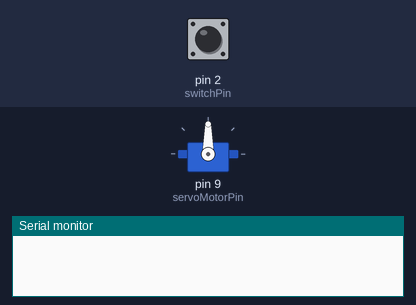
Bench run of a sketch on a simulated Arduino Uno, built with avr-gcc and run on an emulated ATmega328P. Parts: servo, the last lines printed to the serial monitor. The inputs (shaded band) are chosen by the test bench; at power-on: pin 2 (switchPin) HIGH.

Above: at 1.2 s.
1.3 s: pin 2 (switchPin) pulled LOW for 1 s
At 1.75 s:
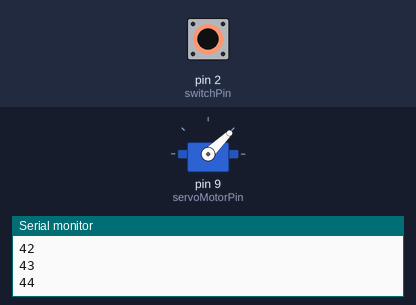
3.8 s: pin 2 (switchPin) pulled LOW for 3.2 s
At 4.56 s:
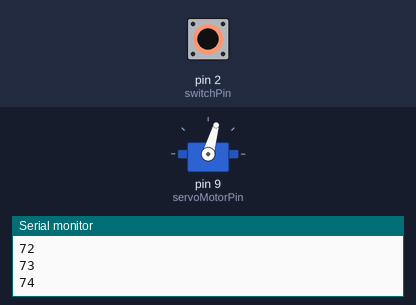
8.5 s: pin 2 (switchPin) pulled LOW for 0.15 s
At 10.1 s:
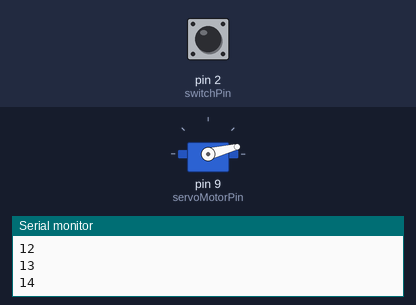
Timing chart, 0 to 11.6 s (numbered marks = the images above; inputs shaded):
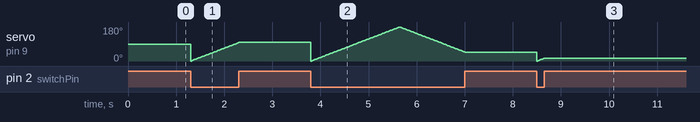

Measured:
- after the input at 8.5 s, servo on pin 9 (servoMotorPin): 47° → 14° at once

The sketch:

Ex_7_2_1.ino
```cpp
#include <Servo.h>

Servo motor1;

int switchPin = 2;
int state = 0;
int servoMotorPin = 9;

void setup() {
  motor1.attach(servoMotorPin, 600, 2400);
  pinMode(switchPin, INPUT_PULLUP);
  Serial.begin(9600);
}

void loop() {
  int motorAngle = 0;

  while(digitalRead(switchPin) == LOW){
    if(motorAngle == 180)state = 1;
    else if(motorAngle == 0)state = 0;
    motor1.write(motorAngle);
    Serial.println(motorAngle);
    if(state)motorAngle--;
    else motorAngle++;

    delay(10);
  }
}
```
